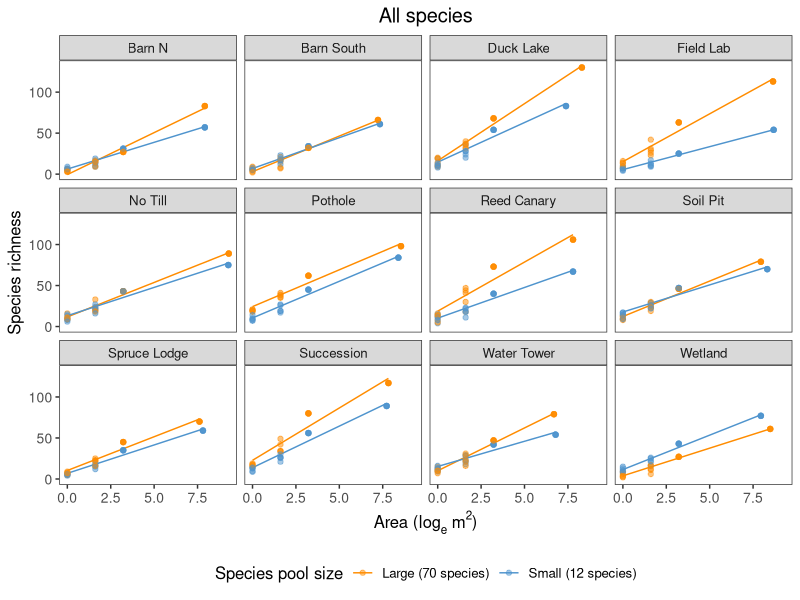
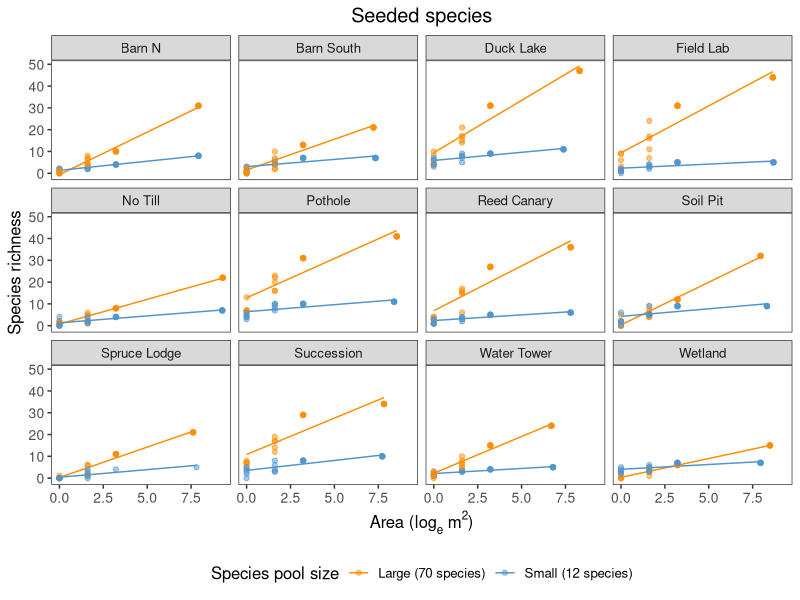
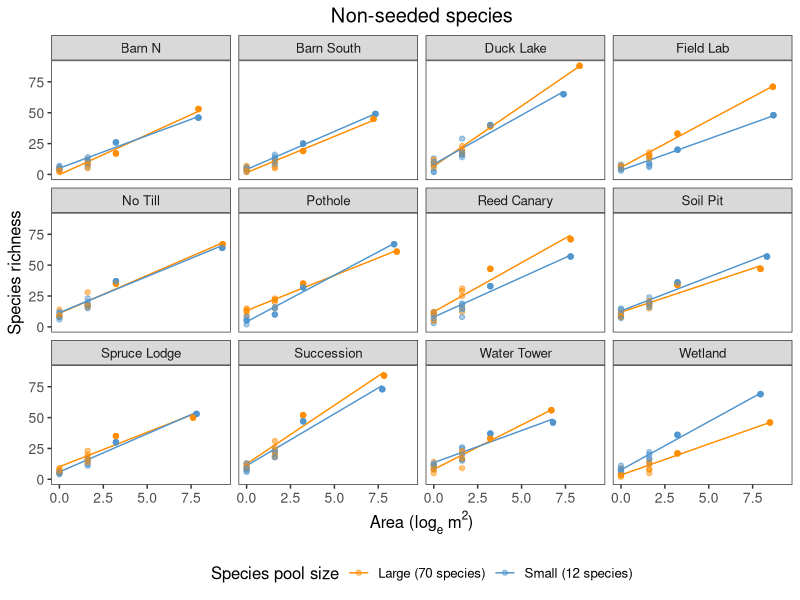

Generate these figures, in order, with R:
##------------------------------------------------------------------------------
## Author: Christopher P. Catano                                               
##                                                                             
## Description: Plot species-area relationships for each site x treatment combo.
##              Produces Supplemental figures S3-S5
##              
## Data:  SAR_data_allspecies_sampleplots.csv     
##        SAR_data_seeded_sampleplots.csv
##        SAR_data_nonseededspecies_sampleplots.csv
##------------------------------------------------------------------------------

rm(list = ls())

# Check for and install/load required packages
for (package in c('tidyverse')) {
  if (!require(package, character.only = T, quietly = T)) {
    install.packages(package)
    library(package, character.only = T)
  }
}


#### 1. IMPORT DATA SETS ####

# All species
data.all <- read.csv("output/SAR_data_allspecies_sampleplots.csv", row.names = 1)

# Species present in the seed additions
data.seeded <- read.csv("output/SAR_data_seeded_sampleplots.csv", row.names = 1)

# Species not included in the seed additions
data.nonseeded <- read.csv("output/SAR_data_nonseededspecies_sampleplots.csv", row.names = 1)


#### 2. Visualize the species-area relationships for each site ####

theme_set(theme_bw() +  
            theme(legend.position = "bottom", legend.title.align = 0.5, legend.box.just = "center",
                  panel.grid.minor = element_blank(), panel.grid.major = element_blank(),
                  plot.title = element_text(hjust = 0.5), 
                  text = element_text(size = 12), axis.text = element_text(size = 10)))

# FIGURE S3
(SARs_all <- ggplot(data = data.all, aes(x = log(area), y = richness, color = species.richness.trt)) + 
   geom_smooth(method = "lm", se = F, size = 0.5, aes(group = species.richness.trt, 
                                                       colour = species.richness.trt)) +
   geom_point(alpha = 0.5) +
   facet_wrap(~Site) +
   labs(title = "All species") +
   ylab("Species richness") +
   xlab(expression(paste("Area (log"[e]^{}, " m"^2, ")"))) +
   scale_color_manual(name = "Species pool size",
                      labels = c("Large (70 species)", "Small (12 species)"),
                      values=c("darkorange", "steelblue3"))
)

# FIGURE S4
(SARs_seeded <- ggplot(data = data.seeded, aes(x = log(area), y = richness, color = species.richness.trt)) + 
    geom_smooth(method = "lm", se = F, size = 0.5, aes(group = species.richness.trt, 
                                                        colour = species.richness.trt)) +
    geom_point(alpha = 0.5) +
    facet_wrap(~Site) +
    labs(title = "Seeded species") +
    ylab("Species richness") +
    xlab(expression(paste("Area (log"[e]^{}, " m"^2, ")"))) +
    scale_color_manual(name = "Species pool size",
                       labels = c("Large (70 species)", "Small (12 species)"),
                       values=c("darkorange", "steelblue3")) 
)

# FIGURE S5
(SARs_resident <- ggplot(data = data.nonseeded, aes(x = log(area), y = richness, color = species.richness.trt)) + 
    geom_smooth(method = "lm", se = F, size = 0.5, aes(group = species.richness.trt, 
                                                        colour = species.richness.trt)) +
    geom_point(alpha = 0.5) +
    facet_wrap(~Site) +
    labs(title = "Non-seeded species") +
    ylab("Species richness") +
    xlab(expression(paste("Area (log"[e]^{}, " m"^2, ")"))) +
    scale_color_manual(name = "Species pool size",
                       labels = c("Large (70 species)", "Small (12 species)"),
                       values=c("darkorange", "steelblue3")) 
)